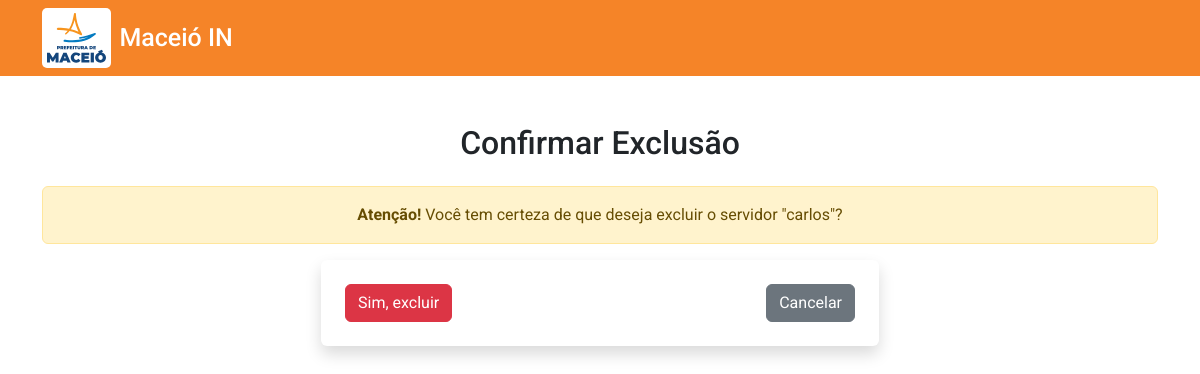
/servidores/deletar/1/ (signed in), run on an earlier commit of the app's database.
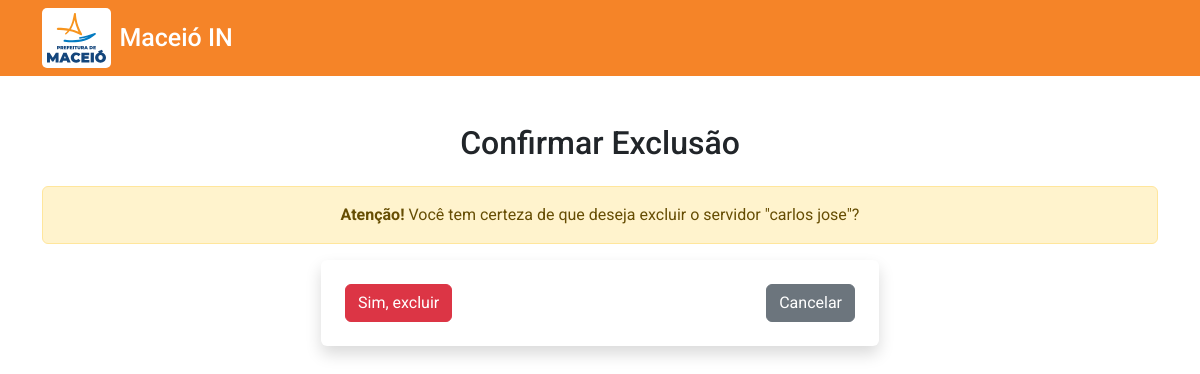
And on a later commit of the database.
### maceioin/models.py (models this page shows, shortened)
class Servidor(models.Model):
    SETORES = [
        ('Contabilidade', 'Contabilidade'),
        ('Financeiro', 'Financeiro'),
        ('Atendimento', 'Atendimento'),
        ('Orçamento', 'Orçamento'),
        ('TI', 'TI'),
    ]
    nome = models.CharField(max_length=100)
    setor = models.CharField(max_length=20, choices=SETORES)
    email = models.EmailField(unique=True)

### maceioin/views.py (the view)
# urls.py: path('servidores/deletar/<int:servidor_id>/', views.deletar_servidor, name='deletar_servidor'),
def deletar_servidor(request, servidor_id):
    if not request.user.is_authenticated:
        return redirect('login')
    servidor = get_object_or_404(Servidor, id=servidor_id)
    if request.method == "POST":
        servidor.delete()
        return redirect('lista_servidores')
    return render(request, 'deletar_servidor.html', {'servidor': servidor})

### templates/deletar_servidor.html (shortened to what this page needs)
{% load static %}
<!DOCTYPE html>
<html lang="pt-br">
  <head>
    <link
      href="https://cdn.jsdelivr.net/npm/bootstrap@5.3.3/dist/css/bootstrap.min.css"
      rel="stylesheet"
    />
    <link rel="stylesheet" href="{% static 'css/style.css' %}" />
    <link rel="stylesheet" href="https://cdn.jsdelivr.net/npm/bootstrap-icons/font/bootstrap-icons.css">
  </head>
  <body>
    <nav class="navbar color-header">
      <div class="container d-flex justify-content-between align-items-center">
        <div class="d-flex align-items-center">
          <img src={% static 'img/logo_prefeitura_de_maceio.svg' %}
          alt="Prefeitura de Maceió" class="logo-prefeitura me-2">
          <a class="navbar-brand text-color" href="#">Maceió IN</a>
        </div>
      </div>
    </nav>
    <div class="container mt-5">
        <h2 class="text-center mb-4">Confirmar Exclusão</h2>
        <div class="alert alert-warning text-center">
            <strong>Atenção!</strong> Você tem certeza de que deseja excluir o servidor "{{ servidor.nome }}"?
        </div>
        <form method="post" class="container w-50 p-4 shadow rounded bg-white">
            <div class="d-flex justify-content-between">
                <button type="submit" class="btn btn-danger">Sim, excluir</button>
                <a href="{% url 'lista_servidores' %}" class="btn btn-secondary">Cancelar</a>
            </div>
        </form>
    </div>
  </body>
</html>

What changed in the data, as far as the page shows it:
changed Servidor: nome "carlos" → "carlos jose"
